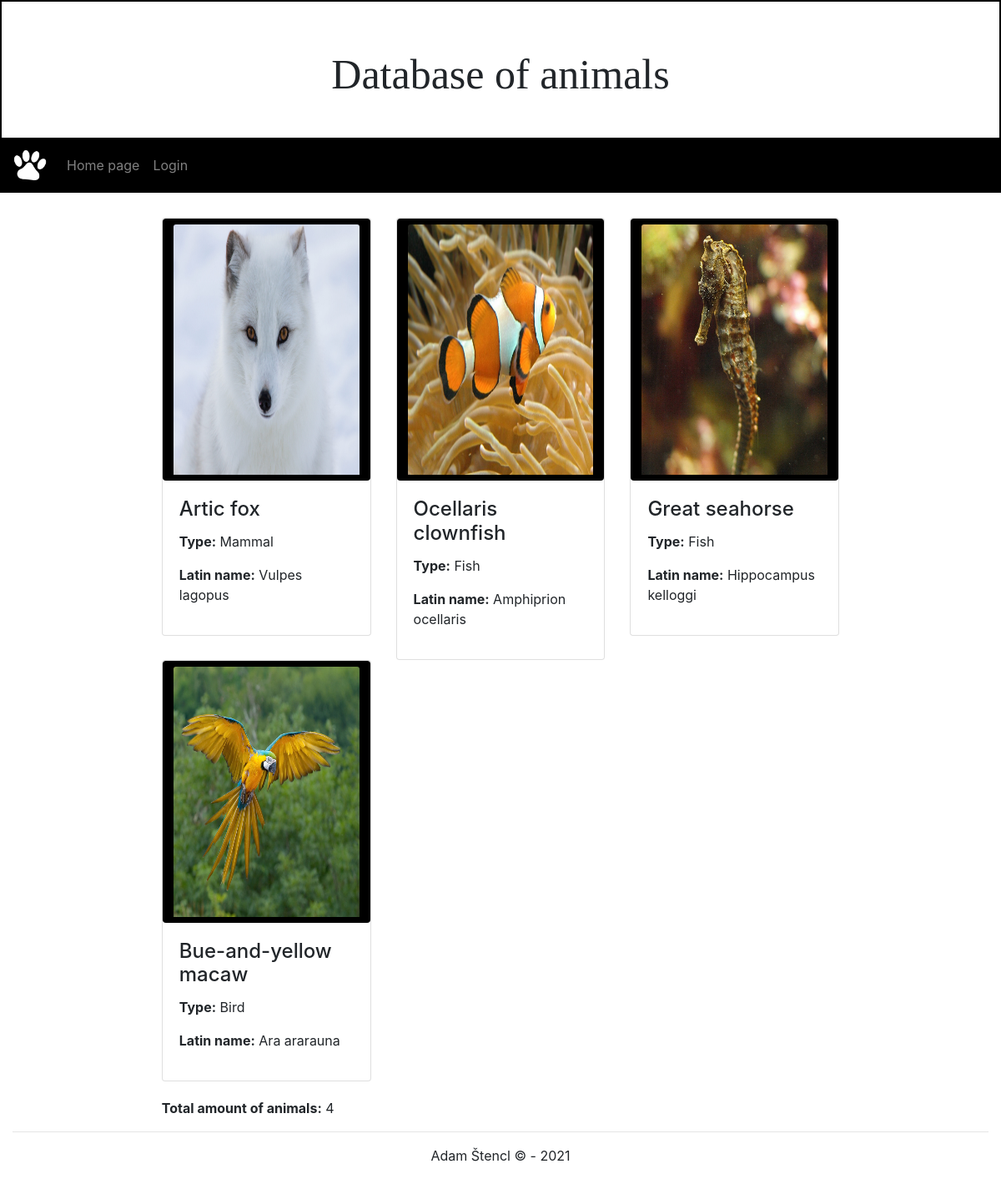
The app's page /app/, older data.
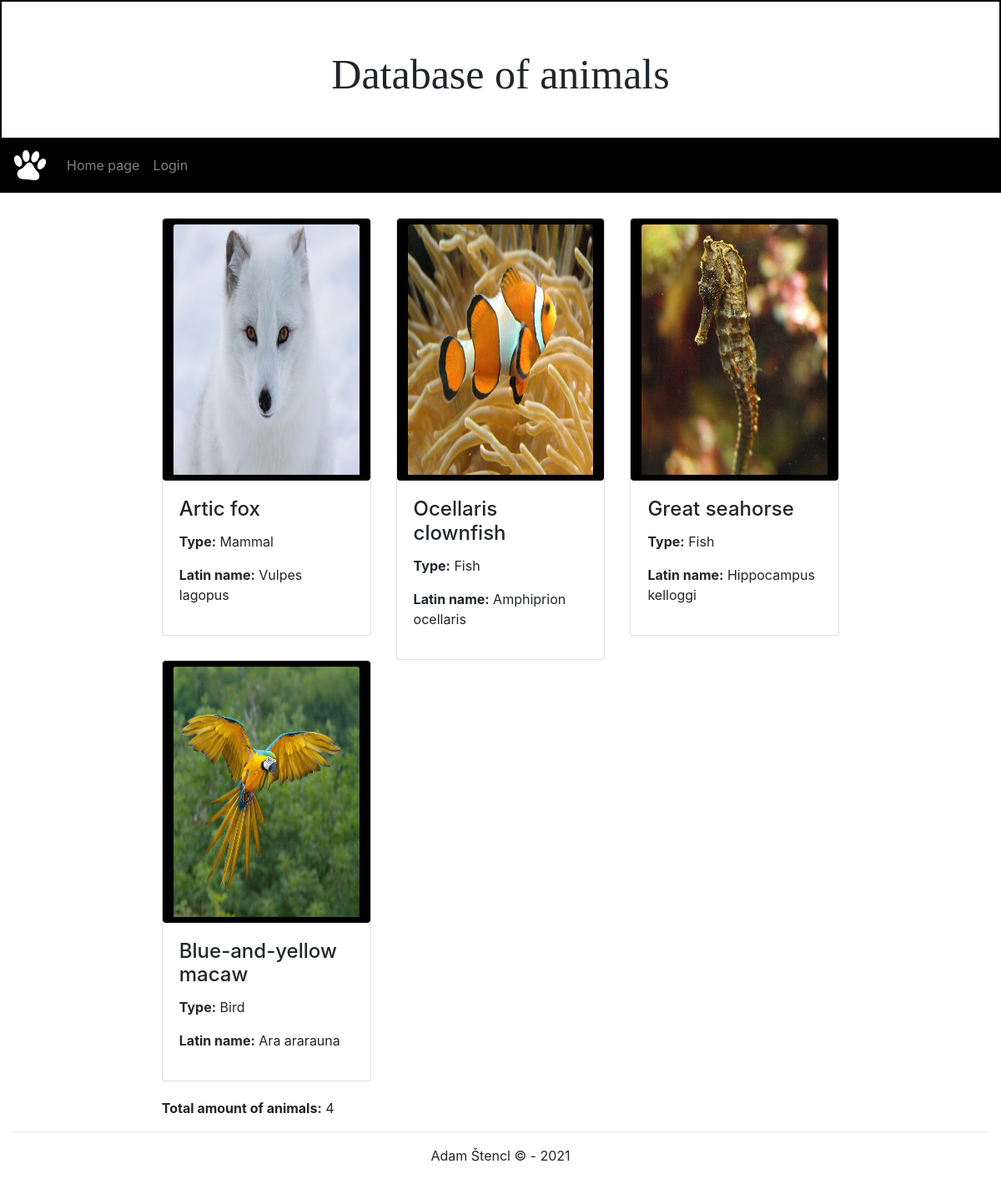
The same page, newer data.
### app/models.py (models this page shows, shortened)
class Animal(models.Model):
    name = models.CharField(max_length=200, verbose_name="Name")
    latinn = models.CharField(max_length=200, verbose_name="Latin name")
    typee = models.ManyToManyField(Type, verbose_name="Type", help_text='select an animal type')
    info = models.TextField(blank=True, null=True, verbose_name="Info")
    image = models.ImageField(upload_to=poster_path, blank=True, null=True, verbose_name="Image")
    class Meta:
        ordering = ["name"]

### app/views.py (the view)
# urls.py: path('', views.index, name='index'),
def index(request):
    num_animals = Animal.objects.all().count()
    animals = Animal.objects.order_by('-typee')
    context = {
        'num_animals': num_animals,
        'animals': animals
    }
    return render(request, 'index.html', context=context)

### app/templates/index.html
{% extends "base.html" %}
{% block content %}
<div style="margin-right: 14%; margin-left: 14%;" class="row">
    {% for animal in animals %}
    <div class="col-sm-6 col-lg-4">
        <div class="card" >
         {% if animal.image %}
                <a href="{% url 'animal-detail' animal.id %}" class="btn" style="background-color: black;"><img  height="300"class="card-img-top" src="{{ animal.image.url }}" alt="{{ animal.name }}"> </a>
         {% endif %}
            <div class="card-body">
                <h4 class="card-title">{{ animal.name }}</h4>
                <p class="card-text"><strong>Type:</strong>
                {% for type in animal.typee.all %}{{ type.name }}{% endfor %}
                </p>
                <p><strong>Latin name:</strong> {{ animal.latinn }}</p>
            </div>
        </div>
    </div>
    {% endfor %}
</div>
<div style="margin-right: 14%; margin-left: 14%; margin-top: 20px;" class="row">
    <div class="col-sm-12">
        <strong>Total amount of animals:</strong> {{ num_animals }}
    </div>
</div>
{% endblock %}

Row changes from the older to the newer data that the page shows:
changed Animal "Ara ararauna": name "Bue-and-yellow macaw" → "Blue-and-yellow macaw"
